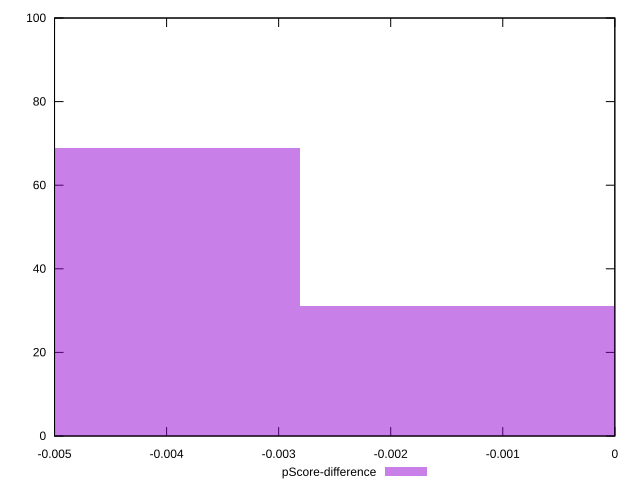

Generate this figure with gnuplot:
reset

$pScoreDifference <<EOF
0 31
-0.005626515187353792 69
EOF

set key outside below
set boxwidth 0.005626515187353792
set xrange [-0.0050000000000000044:0]
set yrange [0:100]
set trange [0:100]
set style fill transparent solid 0.5 noborder
set terminal svg size 640, 490 enhanced background rgb 'white'
set output "reports/report_00031_2021-02-24T23-18-18.084Z/unminified-javascript/samples/astro/pScore-difference/histogram.svg"

plot $pScoreDifference title "pScore-difference" with boxes

reset
